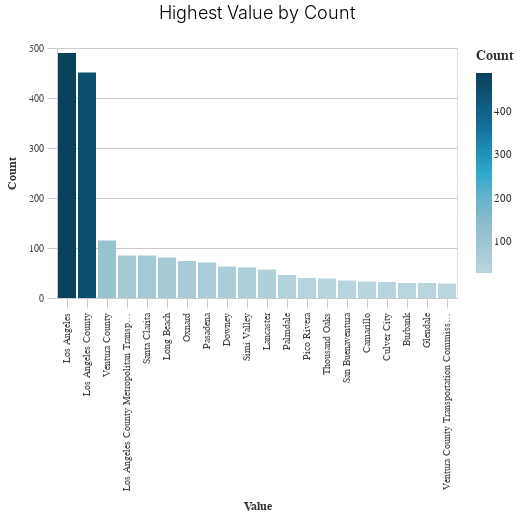

The notebook cell this image was saved under:
### Markdown cell above
### Charting

### Code cell
_dla_utils.basic_bar_chart((df_top>>filter(_.variable=='primary_agency_name')), 'value', 'count')

### Figure 1 — Vega-Lite specification as saved in the notebook (floating-point values rounded to 4 significant figures)
{"usermeta": {"embedOptions": {"theme": "fivethirtyeight"}}, "config": {"view": {"continuousWidth": 400, "continuousHeight": 300}, "axis": {"domainColor": "#cbcbcb", "grid": true, "gridColor": "#cbcbcb", "gridWidth": 1, "labelColor": "#474747", "labelFont": "Nunito Sans", "labelFontSize": 10, "labelPadding": 4, "tickColor": "#cbcbcb", "tickSize": 10, "titleColor": "#333", "titleFont": "Raleway", "titleFontSize": 12, "titlePadding": 10}, "axisBand": {"grid": false}, "background": "white", "font": "Raleway", "header": {"labelFont": "Nunito Sans", "titleFont": "Raleway"}, "legend": {"labelColor": "#333", "labelFont": "Nunito Sans", "labelFontSize": 11, "labelLimit": 0, "padding": 1, "symbolSize": 30, "symbolType": "square", "titleColor": "#333", "titleFont": "Raleway", "titleFontSize": 14, "titlePadding": 10}, "title": {"anchor": "middle", "font": "Raleway", "fontSize": 18, "fontWeight": 300, "offset": 20}}, "data": {"name": "data-b07b1b365bb6479bd30d3f85f62c8618"}, "mark": "bar", "encoding": {"color": {"field": "count", "legend": {"title": "Count"}, "scale": {"range": ["#B9D6DF", "#8CBCCB", "#2EA8CE", "#136C97", "#0B405B"]}, "type": "quantitative"}, "x": {"field": "value", "sort": "-y", "title": "Value", "type": "nominal"}, "y": {"field": "count", "title": "Count", "type": "quantitative"}}, "height": 250, "title": "Highest Value by Count", "width": 400, "$schema": "https://vega.github.io/schema/vega-lite/v4.17.0.json", "datasets": {"data-b07b1b365bb6479bd30d3f85f62c8618": [{"value": "Los Angeles", "count": 490, "variable": "primary_agency_name"}, {"value": "Los Angeles County", "count": 451, "variable": "primary_agency_name"}, {"value": "Ventura County", "count": 115, "variable": "primary_agency_name"}, {"value": "Los Angeles County Metropolitan Transportation Authority", "count": 85, "variable": "primary_agency_name"}, {"value": "Santa Clarita", "count": 85, "variable": "primary_agency_name"}, {"value": "Long Beach", "count": 81, "variable": "primary_agency_name"}, {"value": "Oxnard", "count": 74, "variable": "primary_agency_name"}, {"value": "Pasadena", "count": 71, "variable": "primary_agency_name"}, {"value": "Downey", "count": 63, "variable": "primary_agency_name"}, {"value": "Simi Valley", "count": 61, "variable": "primary_agency_name"}, {"value": "Lancaster", "count": 57, "variable": "primary_agency_name"}, {"value": "Palmdale", "count": 46, "variable": "primary_agency_name"}, {"value": "Pico Rivera", "count": 40, "variable": "primary_agency_name"}, {"value": "Thousand Oaks", "count": 39, "variable": "primary_agency_name"}, {"value": "San Buenaventura", "count": 35, "variable": "primary_agency_name"}, {"value": "Camarillo", "count": 33, "variable": "primary_agency_name"}, {"value": "Culver City", "count": 32, "variable": "primary_agency_name"}, {"value": "Burbank", "count": 30, "variable": "primary_agency_name"}, {"value": "Glendale", "count": 30, "variable": "primary_agency_name"}, {"value": "Ventura County Transportation Commission", "count": 29, "variable": "primary_agency_name"}]}}
